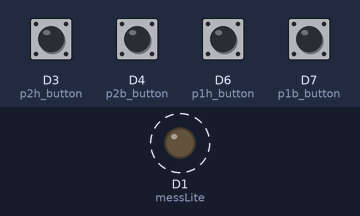
This sketch was run on a simulated ESP8266 (NodeMCU). On the bench: output pins drawn as LEDs (lit = HIGH). Dashed ring = blinking. The inputs (shaded band) are chosen by the test bench; at power-on: D3 (p2h_button), D4 (p2b_button), D6 (p1h_button), D7 (p1b_button) HIGH. What the sketch prints to the serial monitor is not drawn.

Above: at 1.2 s.
1.3 s: D6 (p1h_button) pulled LOW for 0.15 s
Timing chart, 0 to 10.4 s (numbered marks = the images above; inputs shaded):
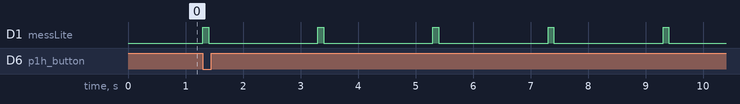

Measured:
- by itself, D1 (messLite): alternates HIGH for 0.10 s and LOW for 1.9 s

The sketch:

8266Many2OneSender2.ino
```cpp
//8266Many2OneSender2.ino
//ESP-NOW code for Ashlee's controllers 1/11/2023
//Sender Code

/*
  Rui Santos
  Complete project details at https://RandomNerdTutorials.com/esp-now-many-to-one-esp8266-nodemcu/

  Permission is hereby granted, free of charge, to any person obtaining a copy
  of this software and associated documentation files.

  The above copyright notice and this permission notice shall be included in all
  copies or substantial portions of the Software.
*/

#include <ESP8266WiFi.h>
#include <espnow.h>

// REPLACE WITH RECEIVER MAC Address
//uint8_t broadcastAddress[] = {0xFF, 0xFF, 0xFF, 0xFF, 0xFF, 0xFF};
//uint8_t broadcastAddress[] = {0x2C, 0x3A, 0xE8, 0x22, 0x5D, 0xA6};  // breadboard version
uint8_t broadcastAddress[] = {0xBC, 0xFF, 0x4D, 0xF7, 0xD9, 0xDE};

// Set your Board ID (ESP32 Sender #1 = BOARD_ID 1, ESP32 Sender #2 = BOARD_ID 2, etc)
#define BOARD_ID 1  //  IE. myData.id


// define constants for controller events to be used in myData.event
#define Px_RELEASED 0
#define P1H_EVENT 1
#define P1B_EVENT 2
#define P2H_EVENT 3
#define P2B_EVENT 4


// define constants for transmitter conditions  IE. myData.status
# define OK 0
# define RETRY 1
# define LOW_BAT 2
# define PERIODIC 4


/**** alternate message Structure def example to send data
**  if we have the handheld keep its own score and send the total along to receiver periodically
*/
  // Must match the receiver structure
typedef struct struct_message {
  uint8_t  id;
  uint8_t  event;
  uint8_t  status;
  uint8_t  e1Score;
  uint8_t  e2Score;
  uint8_t  e3Score;
  uint8_t  e4Score;
  uint8_t  messFails;
} struct_message;

// Create the struct_message called test to store variables to be sent
struct_message myData;  // the working data structure

// Create the variables to store status flags and status times
unsigned long debounceTime = 0;  // holds when the switch closed for debounce time
unsigned long blinkTime = 0;  // holds when the message lite was turned on
unsigned long SettleTime = 20;   // debounce time limit
unsigned long HeartBeat = 2000;  // max number of millisec for mess so receiver knows xmitter is alive
unsigned long ResponseTime = 200; // max number of millisec before message fault fault declared
unsigned long BlinkON = 100; // max number of millisec the message lite is on


unsigned long messSentTime = 0;  // holds time since last message
bool messSentFlag = false;
bool messRetryFlag = false;
uint8_t messRetries = 0;
uint8_t RetriesLimit = 3;  // max mess retries before messFails recorded

bool oneShot1 = false;
bool oneShot2 = false;
bool oneShot3 = false;
bool oneShot4 = false;
bool blockShot = false;

// create program variables for button locations
int p1h_button = D6;   // d6 pin
int p1b_button = D7;   // d7 pin
int p2h_button = D3;   // d3 pin
int p2b_button = D4;   // d4 pin
int messLite = D1;     // d1 pin

// create program variables for button status
bool p1h_stat = false;
bool p1b_stat = false;
bool p2h_stat = false;
bool p2b_stat = false;
bool messLiteStat = false;

bool debugTest = false;
bool debugLock = false;
int debugCount = 0;

/**********************
**
**   Callback when data is sent and the receiver resp4onds
**
**
*/

void OnDataSent(uint8_t *mac_addr, uint8_t sendStatus)
{
	Serial.print("\r\nLast Packet Send Status: ");
	if (sendStatus == 0)
	{
		Serial.println("Delivery success"); // if the reveiver responds sucessfully
		messSentFlag = false;				// clear all mess onfo when completed
		messRetryFlag = false;
		messRetries = 0;
	}
	else
	{
		Serial.println("Delivery fail");
		messRetryFlag = true;			// messRetryFlag should initiate a resend???
		messRetries++; 			 		// messRetries counts number of retries before failure
	}
}


/**********************
**
**   Setup starts here
**
**
*/

void setup()
{
  // Init Serial Monitor
	Serial.begin(115200);

  // configute IO to input button info
	pinMode(p1h_button, INPUT_PULLUP);
	pinMode(p1b_button, INPUT_PULLUP);
	pinMode(p2h_button, INPUT_PULLUP);
	pinMode(p2b_button, INPUT_PULLUP);
	pinMode(messLite, OUTPUT);

  // Initialize message data
	myData.id = BOARD_ID;
	myData.event = Px_RELEASED;
	myData.status = OK;
	myData.e1Score = 0;
	myData.e2Score = 0;
	myData.e3Score = 0;
	myData.e4Score = 0;
	myData.messFails = 0;

  Serial.println("prelim1 Setup complete");

  // Set device as a Wi-Fi Station
	WiFi.mode(WIFI_STA);
	WiFi.disconnect();

  // Init ESP-NOW
	if (esp_now_init() != 0)
	{
		Serial.println("Error initializing ESP-NOW");
		return;
	}
    Serial.println("prelim2 Setup complete");
  // Set ESP-NOW role
	esp_now_set_self_role(ESP_NOW_ROLE_CONTROLLER);

  // Once ESPNow is successfully init, we will register for Send CB to
  // get the status of Trasnmitted packet
	esp_now_register_send_cb(OnDataSent);

  // Register peer
	esp_now_add_peer(broadcastAddress, ESP_NOW_ROLE_SLAVE, 1, NULL, 0);

  Serial.println("Setup complete");

}

/**********************
**
**   main Loop starts here
**
**
*/

void loop()
{

	myData.id = BOARD_ID;  // set the board ID

  //  the callback says the message has failed more time than limit, so count as failed
	if( messRetries >= RetriesLimit)
	{
		messSentFlag = false;
		messRetryFlag = false;
		messRetries = 0;
		myData.messFails++;  // can't really fix it but can count it.
	}

 /*  ***********   rountine to send one message to let receiver know p1h_button was depressed
 **
 ** oneShot1 identified button1 and
 ** debounceTime is the variable to prevent multi trwansmits due to the switch bounce
 ** blockShot forbids other button press overlap
 **
 */

// Read Buttons

  p1h_stat = !digitalRead(p1h_button);
	if( !blockShot && p1h_stat )  // one shot when player 1 head button pressed (event 1)
	{
		oneShot1 = true; 			// one shot latch
		blockShot = true; 		// prevent overlap
		debounceTime = millis();	// get time for switch debounce

      // Set messages values to send
		myData.event = P1H_EVENT;
		myData.status = OK;
		myData.e1Score++;          //  data struct keeps track of all button presses used

    Serial.print ("p1h is pressed  ");
    Serial.println(debugCount);

      // Send message via ESP-NOW
		sendMessage();
    }


  p1b_stat =  !digitalRead(p1b_button);
	if( !blockShot && p1b_stat )   // one shot when player 1 body button pressed (event 2)
	{
		oneShot2 = true; 			// one shot latch
		blockShot = true; 			//  prevent overlap
		debounceTime = millis();	// get time for switch debounce

      // Set messages values to send
		myData.event = P1B_EVENT;
		myData.status = OK;
		myData.e2Score++;          //  data struct keeps track of all button presses used

      // Send message via ESP-NOW
		sendMessage();
    }


  p2h_stat = !digitalRead(p2h_button);
	if( !blockShot && p2h_stat )   // one shot when player 2 head button pressed (event 3)
	{
		oneShot3 = true; 			// one shot latch
		blockShot = true; 			// prevent overlap
		debounceTime = millis();	// get time for switch debounce

      // Set messages values to send
		myData.event = P2H_EVENT;
		myData.status = OK;
		myData.e3Score++;          //  data struct keeps track of all button presses used

      // Send message via ESP-NOW
		sendMessage();
    }

  p2b_stat = !digitalRead(p2b_button);
	if( !blockShot && p2b_stat )   // one shot when player 2 body button pressed (event 4)
	{
		oneShot4 = true; 			// one shot latch
		blockShot = true; 			// prevent overlap
		debounceTime = millis();	// get time for switch debounce

      // Set messages values to send
		myData.event = P2B_EVENT;
		myData.status = OK;
		myData.e4Score++;          //  data struct keeps track of all button presses used

      // Send message via ESP-NOW
		sendMessage();
    }  // end of button pressed


 /******* clear affected flags when button is released
 **
 */

  if( blockShot && ((millis() - debounceTime) > SettleTime)) //  debounce time expired on after button pressed
  {
		if( oneShot1 && !p1h_stat)     //  player 1 head button released
		{
			oneShot1 = false;
			blockShot = false;
 			myData.event = Px_RELEASED;  // clear data in message buffer but doesn't send to recvr  (event 0)
		}

		if( oneShot2 && !p1b_stat )   //  player 1 body button released
		{
			oneShot2 = false;
			blockShot = false;
			myData.event = Px_RELEASED;  // clear data in message buffer but doesn't send to recvr
		}

		if( oneShot3 && !p2h_stat )   //  player 2 head button released
		{
			oneShot3 = false;
			blockShot = false;
			myData.event = Px_RELEASED;  // clear data in message buffer but doesn't send to recvr
		}

		if( oneShot4 && !p2b_stat )    //  player 2 body button released
		{
			oneShot4 = false;
			blockShot = false;
			myData.event = Px_RELEASED;  // clear data in message buffer but doesn't send to recvr
		}
	} // end of buttons released

/*  ***********   resend a lost message, if  mess sent, but no reply or failure within time send a message again   */

	if ((messSentFlag || messRetryFlag) && ((millis() - messSentTime) > ResponseTime))
	{
		// Set values to send
		myData.status = RETRY;

		// Send message via ESP-NOW
		sendMessage();
	}   // end of resend


 /*  ***********  send a heartbeat message, if no other mess sent, to let receiver know you're alive */
	if ((millis() - messSentTime) > HeartBeat)
	{
		// Set values to send
		myData.id = BOARD_ID;
		myData.event = Px_RELEASED;
		myData.status = PERIODIC;

	  Serial.print ("Heart beat from node: ");
    Serial.println (myData.id);

		// Send message via ESP-NOW
		sendMessage();
	}  // end of heartbeat


/*  ***********  turn off the lite  after message sent */
	if ((millis() - blinkTime) > BlinkON )
	{
		messLiteStat = false;
		digitalWrite(messLite,LOW);
	}

}

/**********************
**
**   Send Message routine starts here
**
*/

void sendMessage()
{
    // Send message via ESP-NOW
  esp_now_send(0, (uint8_t *) &myData, sizeof(myData));

	messSentFlag = true;
	messSentTime = millis();    // record when messages sent
	blinkLite();
}

/**********************
**
**   Blink the light with every message routine starts here
**
*/

void blinkLite()
{
	messLiteStat = true;
	blinkTime = millis();
	digitalWrite(messLite,HIGH);
}
```
